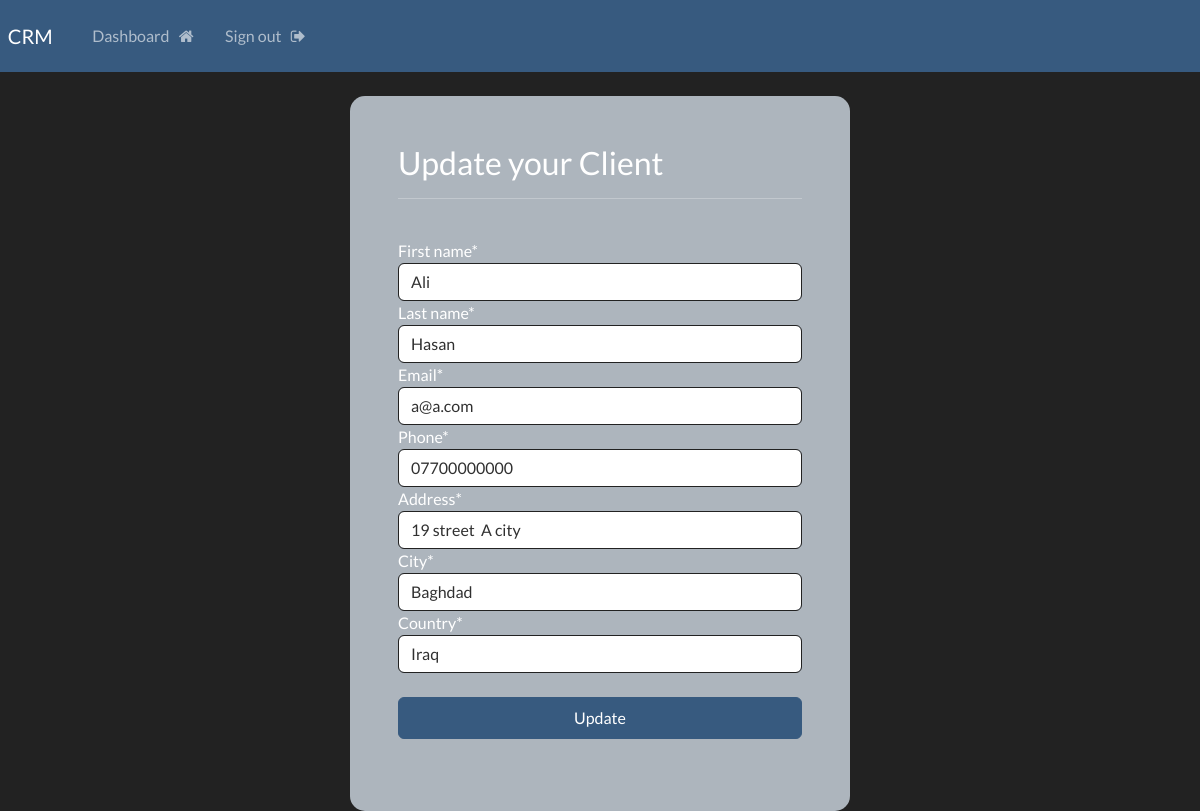
The page /updateClient/4 (signed in) on the database its author committed.
### base/models.py (models this page shows, shortened)
class Client(models.Model):
    first_name=models.CharField(max_length=50)
    last_name=models.CharField(max_length=50)
    email=models.CharField(max_length=250)
    phone=models.CharField(max_length=50)
    address=models.CharField(max_length=300)
    city=models.CharField(max_length=300)
    country=models.CharField(max_length=300)
    created=models.DateTimeField(auto_now_add=True)

### base/views.py (the view)
# urls.py: path('updateClient/<int:pk>' , views.updateClient , name='updateClient'),
@login_required(login_url='loginPage')
def updateClient(request ,pk):
    client=Client.objects.get(id=pk)
    form=UpdateClient(instance=client)
    if request.method == 'POST':
        form=UpdateClient(request.POST ,instance=client)
        if form.is_valid():
            form.save()
            messages.success(request , 'update done')
            return redirect('dashBoard')
    context={'form':form}
    return render(request , 'base/update.html', context)

### base/forms.py
class UpdateClient(forms.ModelForm):
    class Meta:
        model=Client
        fields='__all__'

### base/templates/base/update.html (shortened to what this page needs)
{% extends "base/base.html" %}
{% load crispy_forms_tags %}
{% block content  %}
<div class='container bg-light shadow-md p-5 form-layout'>
    <h3>Update your Client</h3>
    <hr>
    <br>
    <form method='POST' action="" >
        {{form|crispy}}
        <br>
        <button type='submit' class='btn btn-primary w-100 btn-block p-2'>Update </button>
    </form>
    <br>
</div>
{% endblock %}

### static/css/style.css (style rules this page uses)
.form-layout { border-radius: 15px; width: 500px; }

### rows shown on the page
Client: first_name "Ali", last_name "Hasan", email "a@a.com", phone "07700000000", address "19 street A city", city "Baghdad", country "Iraq"
